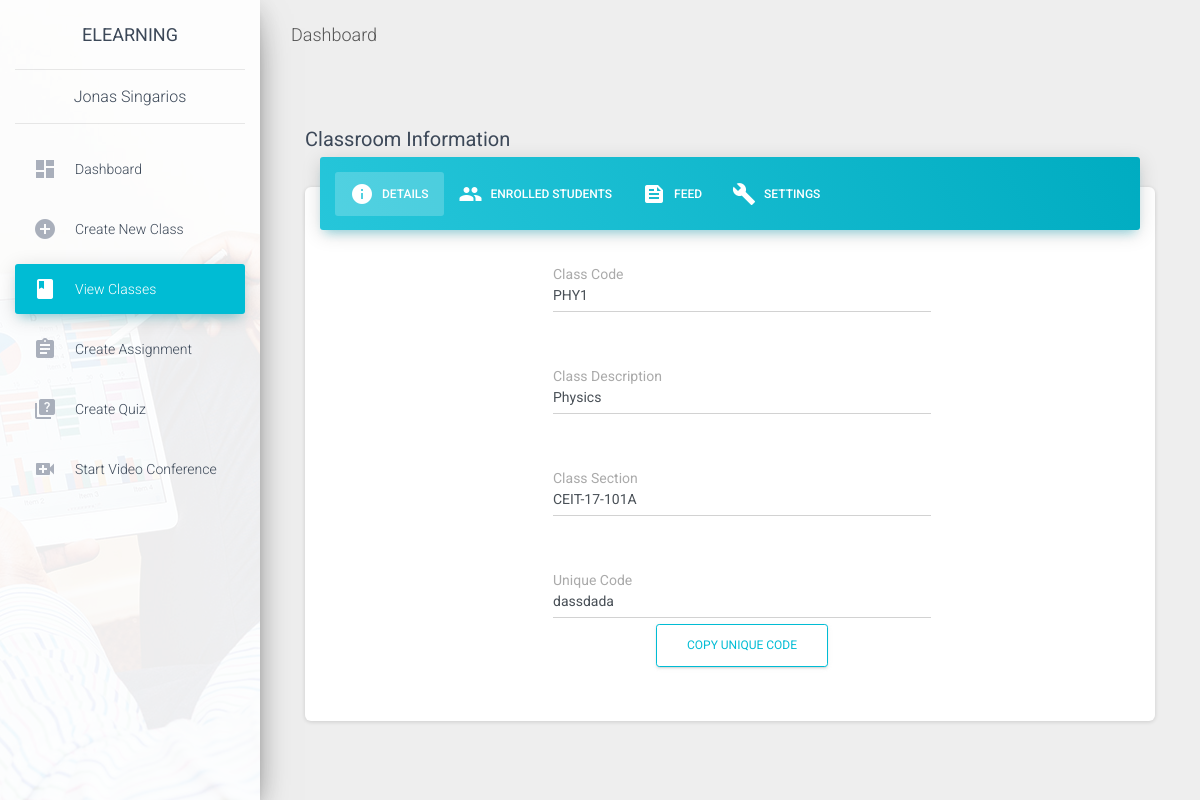
/professors/1/view_classes/1/, run on the app's committed database.
### professors/models.py (models this page shows, shortened)
class Professor(models.Model):
    name = models.CharField(max_length=200, null=True)
    email = models.CharField(max_length=200, null=True)
    date_created = models.DateTimeField(auto_now_add=True)

class Class(models.Model):
    professor = models.ForeignKey(Professor, on_delete=models.CASCADE)
    class_code = models.CharField(max_length=200, null=True)
    class_description = models.CharField(max_length=200, null=True)
    class_section = models.CharField(max_length=200, null=True)
    unique_code = models.CharField(max_length=200, null=True, unique=True)
    date_created = models.DateTimeField(auto_now_add=True)

### professors/views.py (the view)
# urls.py: path('<str:pk>/view_classes/<str:class_id>/', views.show_class, name='professor_show_class'),
def show_class(request, pk, class_id):
    prof = Professor.objects.get(id=pk)
    current_class = Class.objects.get(id=class_id)
    class_info = Class.objects.filter(id=class_id)
    for infos in class_info:
        prof_id = infos.professor_id
    context={'prof': prof, 'current_class':current_class, 'class_info':class_info}
    if prof_id == pk:
        return render(request, 'professors/show_class.html', context)

### professors/templates/professors/show_class.html
{%  extends 'professors/base.html' %}
{% load static %}
{% block professors_content %}
<div class="section section-tabs">
    <div class="container">
        <div id="nav-tabs">
            <div class="row">
                <div class="col-md-12">
                    <h3><small>Classroom Information</small></h3>
                    <div class="card card-nav-tabs">
                        <div class="card-header card-header-info">
                            <div class="nav-tabs-navigation">
                                <div class="nav-tabs-wrapper">
                                    <ul class="nav nav-tabs" data-tabs="tabs">
                                        <li class="nav-item">
                                            <a class="nav-link active" href="{% url 'professor_show_class' prof.id current_class.id %}">
                                            <i class="material-icons">info</i>
                                            Details
                                            </a>
                                        </li>
                                        <li class="nav-item">
                                            <a class="nav-link" href="{% url 'professor_show_students' prof.id current_class.id %}">
                                            <i class="material-icons">people</i>
                                            Enrolled Students
                                            </a>
                                        </li>
                                        <li class="nav-item">
                                            <a class="nav-link" href="{% url 'professor_show_feed' prof.id current_class.id %}">
                                            <i class="material-icons">feed</i>
                                            Feed
                                            </a>
                                        </li>
                                        <li class="nav-item">
                                            <a class="nav-link" href="{% url 'professor_show_class_settings' prof.id current_class.id %}">
                                            <i class="material-icons">build</i>
                                            Settings
                                            </a>
                                        </li>
                                    </ul>
                                </div>
                            </div>
                        </div>
                        <div class="card-body">
                            <div class="tab-content text-center">
                                <div class="tab-pane active" id="details">
                                    {% for info in class_info %}
                                        <div class="pl-lg-4">
                                            <div class="row justify-content-center">
                                                <div class="col-lg-6 py-4">
                                                    <div class="form-group">
                                                        <label class="form-control-label" for="input-class_code">Class Code</label>
                                                        <input type="text" id="input-class_code" class="form-control" value="{{ info.class_code }}">
                                                    </div>
                                                </div>
                                            </div>
                                            <div class="row justify-content-center">
                                                <div class="col-lg-6 py-4">
                                                    <div class="form-group">
                                                        <label class="form-control-label" for="input-class_description">Class Description</label>
                                                        <input type="text" id="input-class_description" class="form-control" value="{{ info.class_description }}">
                                                    </div>
                                                </div>
                                            </div>
                                            <div class="row justify-content-center">
                                                <div class="col-lg-6 py-4">
                                                    <div class="form-group">
                                                        <label class="form-control-label" for="input-class_section">Class Section</label>
                                                        <input type="text" id="input-class_section" class="form-control" value="{{ info.class_section }}">
                                                    </div>
                                                </div>
                                            </div>
                                            <div class="row justify-content-center">
                                                <div class="col-lg-6 py-4">
                                                    <div class="form-group">
                                                        <label class="form-control-label" for="input-unique_code">Unique Code</label>
                                                        <input type="text" id="input-unique_code" class="form-control" value="{{ info.unique_code }}">
                                                        <button type="button" class="btn btn-outline-primary copyBtn" data-clipboard-target="#input-unique_code">
                                                            Copy Unique Code
                                                        </button>
                                                    </div>
                                                </div>
                                            </div>
                                        </div>
                                    {% endfor %}
                                </div>
                            </div>
                        </div>
                    </div>
                </div>
            </div>
        </div>
    </div>
</div>
{% endblock professors_content %}

### professors/templates/professors/base.html (shortened to what this page needs)
{% load static %}
<!DOCTYPE html>
<html lang="en">
<head>
  <link rel="stylesheet" href="https://maxcdn.bootstrapcdn.com/font-awesome/latest/css/font-awesome.min.css">
  <link href="{% static 'professors/css/material-dashboard.css' %}" rel="stylesheet" />
</head>
<body class="">
  <div class="wrapper ">
    <div class="sidebar" data-color="azure" data-background-color="white" data-image="{% static 'professors/img/sidebar-3.jpg' %}">
      <div class="logo"><a href="{% url 'professor_dashboard' prof.id %}" class="simple-text logo-normal">
          eLearning
        </a>
      </div>
      <div class="logo text-center">{{prof.name}}</div>
      <div class="sidebar-wrapper">
        {% with request.resolver_match.url_name as url_name %}
        <ul class="nav">
          <li class="nav-item {% if url_name == 'professor_dashboard' %}active{% endif %}">
            <a class="nav-link" href="{% url 'professor_dashboard' prof.id %}">
              <i class="material-icons">dashboard</i>
              <p>Dashboard</p>
            </a>
          </li>
          <li class="nav-item {% if url_name == 'professor_create_class' %}active{% endif %}">
            <a class="nav-link" href="{% url 'professor_create_class' prof.id %}">
              <i class="material-icons">add_circle</i>
              <p>Create New Class</p>
            </a>
          </li>
          <li class="nav-item {% if url_name == 'professor_view_classes' or url_name == 'professor_show_class' or url_name == 'professor_show_students' or url_name == 'professor_show_feed' or url_name == 'professor_show_class_settings'%}active{% endif %}">
            <a class="nav-link" href="{% url 'professor_view_classes' prof.id %}">
              <i class="material-icons">class</i>
              <p>View Classes</p>
            </a>
          </li>
          <li class="nav-item ">
            <a class="nav-link" href="./tables.html">
              <i class="material-icons">assignment</i>
              <p>Create Assignment</p>
            </a>
          </li>
          <li class="nav-item ">
            <a class="nav-link" href="./typography.html">
              <i class="material-icons">quiz</i>
              <p>Create Quiz</p>
            </a>
          </li>
          <li class="nav-item ">
            <a class="nav-link" href="http://meet.google.com/new" target ="_blank">
              <i class="material-icons">video_call  </i>
              <p>Start Video Conference</p>
            </a>
          </li>
          <li class="nav-item active-pro ">
            <a class="nav-link" href="./upgrade.html">
            </a>
          </li>
        </ul>
        {% endwith %}
      </div>
    </div>
    <div class="main-panel">
      <nav class="navbar navbar-expand-lg navbar-transparent navbar-absolute fixed-top ">
        <div class="container-fluid">
          <div class="navbar-wrapper">
            <a class="navbar-brand" href="javascript:;">Dashboard</a>
          </div>
        </div>
      </nav>
      <div class="content">
        <div class="container-fluid">
          {% block professors_content %} {% endblock %}
        </div>
      </div>
    </div>
  </div>
</body>
</html>

### data on the page
Professor: name "Jonas Singarios"
Class: class_code "PHY1", class_description "Physics", class_section "CEIT-17-101A", unique_code "dassdada"
